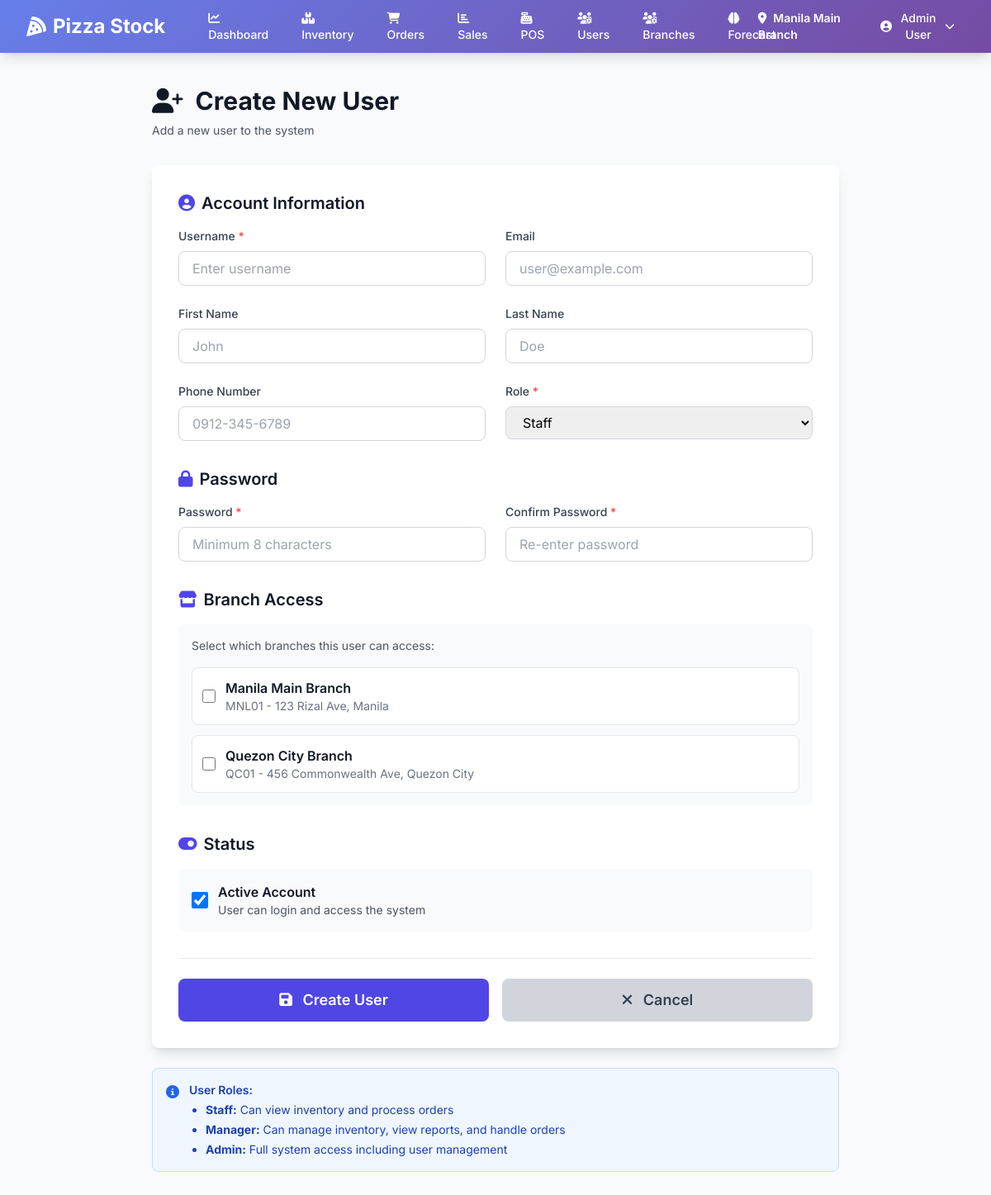
Page /users/create/ (signed in) on the committed database.
### inventory/models.py (models this page shows, shortened)
class Branch(models.Model):
    name = models.CharField(max_length=100)
    code = models.CharField(max_length=20, unique=True)
    address = models.TextField()
    phone = models.CharField(max_length=20)
    is_active = models.BooleanField(default=True)
    qr_code = models.ImageField(upload_to='qr_codes/', blank=True, null=True)
    created_at = models.DateTimeField(auto_now_add=True)
    class Meta:
        ordering = ['name']
        verbose_name_plural = 'Branches'

### users/models.py (models this page shows, shortened)
class User(AbstractUser):
    ROLE_CHOICES = [
        ('admin', 'Admin'),
        ('manager', 'Manager'),
        ('staff', 'Staff'),
    ]
    role = models.CharField(max_length=20, choices=ROLE_CHOICES, default='staff')
    phone = models.CharField(max_length=20, blank=True)
    branches = models.ManyToManyField('inventory.Branch', related_name='users', blank=True)
    created_at = models.DateTimeField(auto_now_add=True)
    updated_at = models.DateTimeField(auto_now=True)
    class Meta:
        ordering = ['-date_joined']
    def get_full_name(self):
        return f"{self.first_name} {self.last_name}".strip()
    def is_admin(self):
        return self.role == 'admin' or self.is_superuser
    def is_manager(self):
        return self.role in ['admin', 'manager'] or self.is_superuser
    def can_access_branch(self, branch):
        if self.is_admin():
            return True
        return self.branches.filter(id=branch.id).exists()

### users/views.py (the view, shortened to what this page needs)
# urls.py: path('create/', views.user_create, name='user_create'),
@login_required
def user_create(request):
    if not request.user.is_admin():
        messages.error(request, 'You do not have permission to create users.')
        return redirect('reports:dashboard')
    branches = Branch.objects.filter(is_active=True)
    context = {
        'branches': branches,
    }
    return render(request, 'users/user_create.html', context)

### templates/users/user_create.html (shortened to what this page needs)
{% extends 'base.html' %}  {% block content %}
<div class="max-w-4xl mx-auto px-4 sm:px-6 lg:px-8">
  <div class="mb-8">
    <h1 class="text-3xl font-bold text-gray-900">
      <i class="fas fa-user-plus mr-2"></i>
      Create New User
    </h1>
    <p class="mt-2 text-sm text-gray-600">Add a new user to the system</p>
  </div>
  <div class="bg-white shadow-lg rounded-lg p-8">
    <form method="POST">
      <div class="mb-8">
        <h2 class="text-xl font-semibold text-gray-900 mb-4 flex items-center">
          <i class="fas fa-user-circle mr-2 text-indigo-600"></i>
          Account Information
        </h2>
        <div class="grid grid-cols-1 md:grid-cols-2 gap-6">
          <div>
            <label
              for="username"
              class="block text-sm font-medium text-gray-700 mb-2"
            >
              Username <span class="text-red-500">*</span>
            </label>
            <input
              type="text"
              name="username"
              id="username"
              required
              class="w-full px-4 py-2 border border-gray-300 rounded-lg focus:ring-2 focus:ring-indigo-500 focus:border-indigo-500"
              placeholder="Enter username"
            />
          </div>
          <div>
            <label
              for="email"
              class="block text-sm font-medium text-gray-700 mb-2"
            >
              Email
            </label>
            <input
              type="email"
              name="email"
              id="email"
              class="w-full px-4 py-2 border border-gray-300 rounded-lg focus:ring-2 focus:ring-indigo-500 focus:border-indigo-500"
              placeholder="user@example.com"
            />
          </div>
          <div>
            <label
              for="first_name"
              class="block text-sm font-medium text-gray-700 mb-2"
            >
              First Name
            </label>
            <input
              type="text"
              name="first_name"
              id="first_name"
              class="w-full px-4 py-2 border border-gray-300 rounded-lg focus:ring-2 focus:ring-indigo-500 focus:border-indigo-500"
              placeholder="John"
            />
          </div>
          <div>
            <label
              for="last_name"
              class="block text-sm font-medium text-gray-700 mb-2"
            >
              Last Name
            </label>
            <input
              type="text"
              name="last_name"
              id="last_name"
              class="w-full px-4 py-2 border border-gray-300 rounded-lg focus:ring-2 focus:ring-indigo-500 focus:border-indigo-500"
              placeholder="Doe"
            />
          </div>
          <div>
            <label
              for="phone"
              class="block text-sm font-medium text-gray-700 mb-2"
            >
              Phone Number
            </label>
            <input
              type="tel"
              name="phone"
              id="phone"
              class="w-full px-4 py-2 border border-gray-300 rounded-lg focus:ring-2 focus:ring-indigo-500 focus:border-indigo-500"
              placeholder="0912-345-6789"
            />
          </div>
          <div>
            <label
              for="role"
              class="block text-sm font-medium text-gray-700 mb-2"
            >
              Role <span class="text-red-500">*</span>
            </label>
            <select
              name="role"
              id="role"
              required
              class="w-full px-4 py-2 border border-gray-300 rounded-lg focus:ring-2 focus:ring-indigo-500 focus:border-indigo-500"
            >
              <option value="staff">Staff</option>
            </select>
          </div>
        </div>
      </div>
      <div class="mb-8">
        <h2 class="text-xl font-semibold text-gray-900 mb-4 flex items-center">
          <i class="fas fa-lock mr-2 text-indigo-600"></i>
          Password
        </h2>
        <div class="grid grid-cols-1 md:grid-cols-2 gap-6">
          <div>
            <label
              for="password"
              class="block text-sm font-medium text-gray-700 mb-2"
            >
              Password <span class="text-red-500">*</span>
            </label>
            <input
              type="password"
              name="password"
              id="password"
              required
              minlength="8"
              class="w-full px-4 py-2 border border-gray-300 rounded-lg focus:ring-2 focus:ring-indigo-500 focus:border-indigo-500"
              placeholder="Minimum 8 characters"
            />
          </div>
          <div>
            <label
              for="password_confirm"
              class="block text-sm font-medium text-gray-700 mb-2"
            >
              Confirm Password <span class="text-red-500">*</span>
            </label>
            <input
              type="password"
              name="password_confirm"
              id="password_confirm"
              required
              minlength="8"
              class="w-full px-4 py-2 border border-gray-300 rounded-lg focus:ring-2 focus:ring-indigo-500 focus:border-indigo-500"
              placeholder="Re-enter password"
            />
          </div>
        </div>
      </div>
      <div class="mb-8">
        <h2 class="text-xl font-semibold text-gray-900 mb-4 flex items-center">
          <i class="fas fa-store mr-2 text-indigo-600"></i>
          Branch Access
        </h2>
        <div class="bg-gray-50 rounded-lg p-4">
          <p class="text-sm text-gray-600 mb-4">
            Select which branches this user can access:
          </p>
          <div class="space-y-3">
            {% for branch in branches %}
            <label
              class="flex items-center p-3 bg-white border border-gray-200 rounded-lg hover:border-indigo-500 cursor-pointer transition"
            >
              <input
                type="checkbox"
                name="branches"
                value="{{ branch.id }}"
                class="w-4 h-4 text-indigo-600 border-gray-300 rounded focus:ring-indigo-500"
              />
              <div class="ml-3 flex-1">
                <p class="font-semibold text-gray-900">{{ branch.name }}</p>
                <p class="text-sm text-gray-500">
                  {{ branch.code }} - {{ branch.address }}
                </p>
              </div>
            </label>
            {% endfor %}
          </div>
        </div>
      </div>
      <div class="mb-8">
        <h2 class="text-xl font-semibold text-gray-900 mb-4 flex items-center">
          <i class="fas fa-toggle-on mr-2 text-indigo-600"></i>
          Status
        </h2>
        <label
          class="flex items-center p-4 bg-gray-50 rounded-lg cursor-pointer"
        >
          <input
            type="checkbox"
            name="is_active"
            checked
            class="w-5 h-5 text-indigo-600 border-gray-300 rounded focus:ring-indigo-500"
          />
          <div class="ml-3">
            <p class="font-semibold text-gray-900">Active Account</p>
            <p class="text-sm text-gray-600">
              User can login and access the system
            </p>
          </div>
        </label>
      </div>
      <div class="flex space-x-4 pt-6 border-t">
        <button
          type="submit"
          class="flex-1 bg-indigo-600 text-white py-3 rounded-lg hover:bg-indigo-700 font-semibold text-lg transition"
        >
          <i class="fas fa-save mr-2"></i>
          Create User
        </button>
        <a
          href="{% url 'users:user_list' %}"
          class="flex-1 bg-gray-300 text-gray-700 py-3 rounded-lg hover:bg-gray-400 font-semibold text-lg text-center transition"
        >
          <i class="fas fa-times mr-2"></i>
          Cancel
        </a>
      </div>
    </form>
  </div>
  <div class="mt-6 bg-blue-50 border border-blue-200 rounded-lg p-4">
    <div class="flex">
      <i class="fas fa-info-circle text-blue-600 mr-3 mt-1"></i>
      <div class="text-sm text-blue-800">
        <p class="font-semibold mb-1">User Roles:</p>
        <ul class="list-disc ml-5 space-y-1">
          <li><strong>Staff:</strong> Can view inventory and process orders</li>
          <li>
            <strong>Manager:</strong> Can manage inventory, view reports, and
            handle orders
          </li>
          <li>
            <strong>Admin:</strong> Full system access including user management
          </li>
        </ul>
      </div>
    </div>
  </div>
</div>
{% endblock %}

### templates/base.html (shortened to what this page needs)
<!DOCTYPE html>
<html lang="en" class="h-full bg-gray-50">
  <head>
    <script src="https://cdn.tailwindcss.com"></script>
    <link
      rel="stylesheet"
      href="https://cdnjs.cloudflare.com/ajax/libs/font-awesome/6.4.0/css/all.min.css"
    />
  </head>
  <body class="h-full">
    <div class="min-h-full">
      {% if user.is_authenticated %}
      <nav class="gradient-bg shadow-lg">
        <div class="mx-auto max-w-7xl px-4 sm:px-6 lg:px-8">
          <div class="flex h-16 justify-between items-center">
            <div class="flex items-center">
              <div class="flex-shrink-0">
                <h1 class="text-2xl font-bold text-white flex items-center">
                  <i class="fas fa-pizza-slice mr-2"></i>
                  Pizza Stock
                </h1>
              </div>
              <div class="hidden md:block ml-10">
                <div class="flex space-x-4">
                  <a
                    href="{% url 'reports:dashboard' %}"
                    class="text-white hover:bg-white hover:bg-opacity-20 px-3 py-2 rounded-md text-sm font-medium transition"
                  >
                    <i class="fas fa-chart-line mr-1"></i> Dashboard
                  </a>
                  <a
                    href="{% url 'inventory:dashboard' %}"
                    class="text-white hover:bg-white hover:bg-opacity-20 px-3 py-2 rounded-md text-sm font-medium transition"
                  >
                    <i class="fas fa-boxes mr-1"></i> Inventory
                  </a>
                  <a
                    href="{% url 'orders:dashboard' %}"
                    class="text-white hover:bg-white hover:bg-opacity-20 px-3 py-2 rounded-md text-sm font-medium transition"
                  >
                    <i class="fas fa-shopping-cart mr-1"></i> Orders
                  </a>
                  <a
                    href="{% url 'sales:dashboard' %}"
                    class="text-white hover:bg-white hover:bg-opacity-20 px-3 py-2 rounded-md text-sm font-medium transition"
                  >
                    <i class="fas fa-chart-bar mr-1"></i> Sales
                  </a>
                  <a
                    href="{% url 'sales:pos_dashboard' %}"
                    class="text-white hover:bg-white hover:bg-opacity-20 px-3 py-2 rounded-md text-sm font-medium transition"
                  >
                    <i class="fas fa-cash-register mr-1"></i> POS
                  </a>
                  {% if user.is_admin %}
                  <a
                    href="{% url 'users:user_list' %}"
                    class="text-white hover:bg-white hover:bg-opacity-20 px-3 py-2 rounded-md text-sm font-medium transition"
                  >
                    <i class="fas fa-users-cog mr-1"></i> Users
                  </a>
                  <a
                    href="{% url 'branches:list' %}"
                    class="text-white hover:bg-white hover:bg-opacity-20 px-3 py-2 rounded-md text-sm font-medium transition"
                  >
                    <i class="fas fa-users-cog mr-1"></i> Branches
                  </a>
                  {% endif %} {% if user.is_manager %}
                  <a
                    href="{% url 'forecast:dashboard' %}"
                    class="text-white hover:bg-white hover:bg-opacity-20 px-3 py-2 rounded-md text-sm font-medium transition"
                  >
                    <i class="fas fa-brain mr-1"></i> Forecast
                  </a>
                  {% endif %}
                </div>
              </div>
            </div>
            <div class="flex items-center space-x-4">
              {% if request.current_branch %}
              <div class="text-white text-sm">
                <i class="fas fa-map-marker-alt mr-1"></i>
                <span class="font-semibold"
                  >{{ request.current_branch.name }}</span
                >
              </div>
              {% endif %}
              <div class="relative">
                <button
                  onclick="toggleDropdown()"
                  class="flex items-center text-white hover:bg-white hover:bg-opacity-20 px-3 py-2 rounded-md text-sm font-medium transition"
                >
                  <i class="fas fa-user-circle mr-2"></i>
                  {{ user.get_full_name|default:user.username }}
                  <i class="fas fa-chevron-down ml-2 text-xs"></i>
                </button>
              </div>
            </div>
          </div>
        </div>
      </nav>
      {% endif %}
      <main class="py-10">{% block content %}{% endblock %}</main>
    </div>
  </body>
</html>

### templates/base.html (style rules this page uses)
body { font-family: "Inter", sans-serif; }
.gradient-bg { background: linear-gradient(135deg, #667eea 0%, #764ba2 100%); }

### rows in the picture
Branch: current_branch.name "Manila Main Branch", name "Manila Main Branch", code "MNL01", address "123 Rizal Ave, Manila"
User: get_full_name "Admin User"
Branch: name "Quezon City Branch", code "QC01", address "456 Commonwealth Ave, Quezon City"
